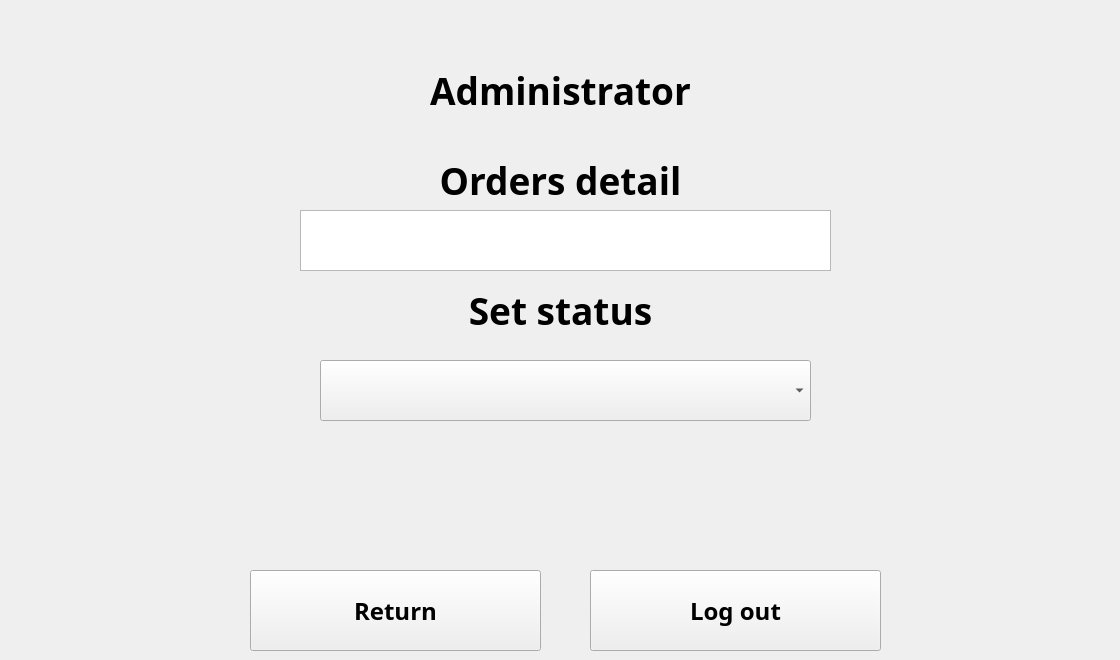
   <widget class="QWidget" name="order_manage_page">
    <widget class="QLabel" name="label_42">
     <property name="geometry">
      <rect>
       <x>10</x>
       <y>40</y>
       <width>1101</width>
       <height>101</height>
      </rect>
     </property>
     <property name="font">
      <font>
       <family>Bahnschrift SemiBold</family>
       <pointsize>28</pointsize>
       <weight>75</weight>
       <bold>true</bold>
      </font>
     </property>
     <property name="text">
      <string>Administrator</string>
     </property>
     <property name="alignment">
      <set>Qt::AlignCenter</set>
     </property>
    </widget>
    <widget class="QLabel" name="label_43">
     <property name="geometry">
      <rect>
       <x>10</x>
       <y>130</y>
       <width>1101</width>
       <height>101</height>
      </rect>
     </property>
     <property name="font">
      <font>
       <family>Bahnschrift SemiBold</family>
       <pointsize>28</pointsize>
       <weight>75</weight>
       <bold>true</bold>
      </font>
     </property>
     <property name="text">
      <string>Orders detail</string>
     </property>
     <property name="alignment">
      <set>Qt::AlignCenter</set>
     </property>
    </widget>
    <widget class="QTextBrowser" name="order">
     <property name="geometry">
      <rect>
       <x>300</x>
       <y>210</y>
       <width>531</width>
       <height>61</height>
      </rect>
     </property>
    </widget>
    <widget class="QComboBox" name="set_status">
     <property name="geometry">
      <rect>
       <x>320</x>
       <y>360</y>
       <width>491</width>
       <height>61</height>
      </rect>
     </property>
     <item>
      <property name="text">
       <string/>
      </property>
     </item>
     <item>
      <property name="text">
       <string>0</string>
      </property>
     </item>
     <item>
      <property name="text">
       <string>1</string>
      </property>
     </item>
     <item>
      <property name="text">
       <string>2</string>
      </property>
     </item>
     <item>
      <property name="text">
       <string>3</string>
      </property>
     </item>
    </widget>
    <widget class="QLabel" name="label_44">
     <property name="geometry">
      <rect>
       <x>10</x>
       <y>260</y>
       <width>1101</width>
       <height>101</height>
      </rect>
     </property>
     <property name="font">
      <font>
       <family>Bahnschrift SemiBold</family>
       <pointsize>28</pointsize>
       <weight>75</weight>
       <bold>true</bold>
      </font>
     </property>
     <property name="text">
      <string>Set status</string>
     </property>
     <property name="alignment">
      <set>Qt::AlignCenter</set>
     </property>
    </widget>
    <widget class="QPushButton" name="to_log_in_page_3">
     <property name="geometry">
      <rect>
       <x>590</x>
       <y>570</y>
       <width>291</width>
       <height>81</height>
      </rect>
     </property>
     <property name="font">
      <font>
       <family>Bahnschrift SemiBold</family>
       <pointsize>18</pointsize>
       <weight>75</weight>
       <bold>true</bold>
      </font>
     </property>
     <property name="text">
      <string>Log out</string>
     </property>
    </widget>
    <widget class="QPushButton" name="to_admin_page">
     <property name="geometry">
      <rect>
       <x>250</x>
       <y>570</y>
       <width>291</width>
       <height>81</height>
      </rect>
     </property>
     <property name="font">
      <font>
       <family>Bahnschrift SemiBold</family>
       <pointsize>18</pointsize>
       <weight>75</weight>
       <bold>true</bold>
      </font>
     </property>
     <property name="text">
      <string>Return</string>
     </property>
    </widget>
   </widget>
